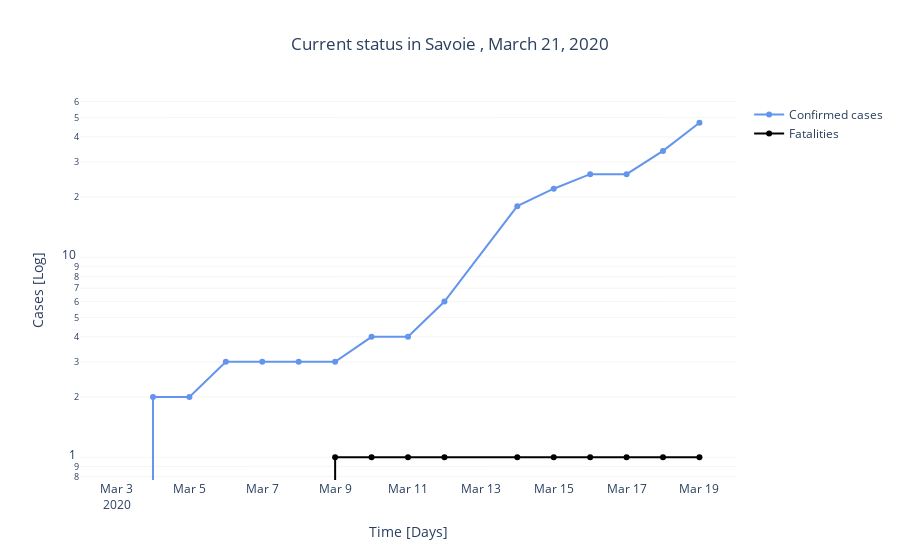

Notebook code cell kept with this figure:
### Code cell
dplot.disp_cumulative(df_dep,dep_std)

### Figure 1 — Plotly figure (JSON) as saved in the notebook; plotly's stock layout.template omitted (floating-point values rounded to 4 significant figures)
{"data": [{"marker": {"color": "CornflowerBlue"}, "mode": "lines+markers", "name": "Confirmed cases", "type": "scatter", "x": ["2020-03-03T00:00:00", "2020-03-04T00:00:00", "2020-03-05T00:00:00", "2020-03-06T00:00:00", "2020-03-07T00:00:00", "2020-03-08T00:00:00", "2020-03-09T00:00:00", "2020-03-10T00:00:00", "2020-03-11T00:00:00", "2020-03-12T00:00:00", "2020-03-14T00:00:00", "2020-03-15T00:00:00", "2020-03-16T00:00:00", "2020-03-17T00:00:00", "2020-03-18T00:00:00", "2020-03-19T00:00:00"], "y": [0, 2, 2, 3, 3, 3, 3, 4, 4, 6, 18, 22, 26, 26, 34, 47]}, {"marker": {"color": "black"}, "mode": "lines+markers", "name": "Fatalities", "type": "scatter", "x": ["2020-03-03T00:00:00", "2020-03-04T00:00:00", "2020-03-05T00:00:00", "2020-03-06T00:00:00", "2020-03-07T00:00:00", "2020-03-08T00:00:00", "2020-03-09T00:00:00", "2020-03-10T00:00:00", "2020-03-11T00:00:00", "2020-03-12T00:00:00", "2020-03-14T00:00:00", "2020-03-15T00:00:00", "2020-03-16T00:00:00", "2020-03-17T00:00:00", "2020-03-18T00:00:00", "2020-03-19T00:00:00"], "y": [0, 0, 0, 0, 0, 0, 1, 1, 1, 1, 1, 1, 1, 1, 1, 1]}], "layout": {"autosize": true, "plot_bgcolor": "white", "title": {"text": "Current status in Savoie , March 21, 2020", "x": 0.5}, "xaxis": {"autorange": true, "range": ["2020-03-02 01:13:36.4147", "2020-03-19 22:46:23.5853"], "title": {"text": "Time [Days]"}, "type": "date"}, "yaxis": {"autorange": true, "gridcolor": "gainsboro", "gridwidth": 0.3, "range": [-0.1225, 1.795], "showgrid": true, "title": {"text": "Cases [Log]"}, "type": "log"}}}
